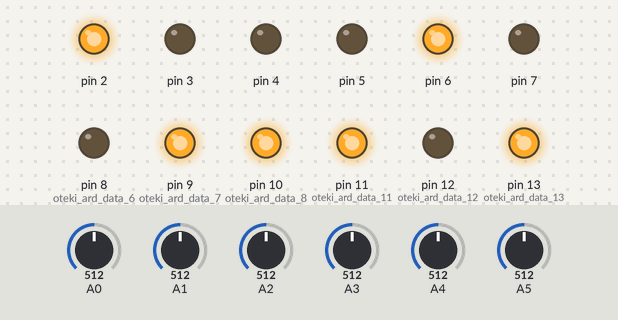
Recording of a sketch running on a simulated Arduino Uno, built with avr-gcc and run on an emulated ATmega328P. Parts: output pins drawn as LEDs (lit = HIGH). Inputs (shaded band) come from the test bench; at power-on: A1 = 512, A5 = 512, A0 = 512, A2 = 512, A3 = 512, A4 = 512.

Above: at 1.3 s.
1.4 s: A1 set to 465
2.9 s: A1 set to 436
At 4.2 s:
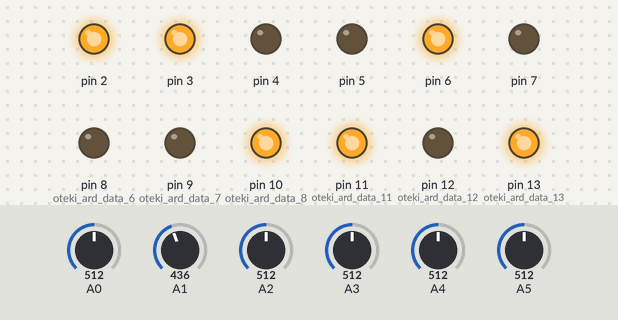
4.5 s: A5 set to 463
6.0 s: A5 set to 437
At 6.8 s:
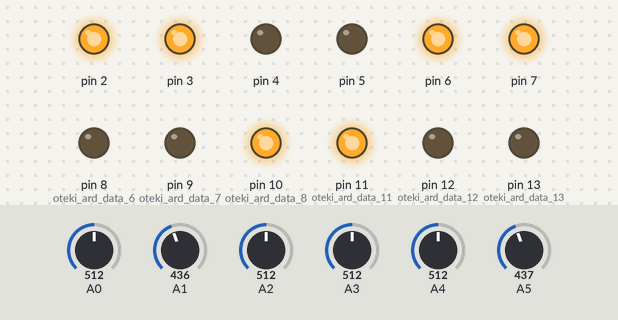
7.5 s: A0 set to 590
9.0 s: A0 set to 611
At 10.4 s:
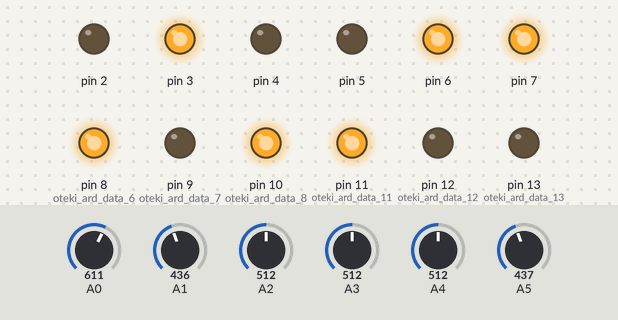
Timing chart, 0 to 11.5 s (numbered marks = the images above; inputs shaded):
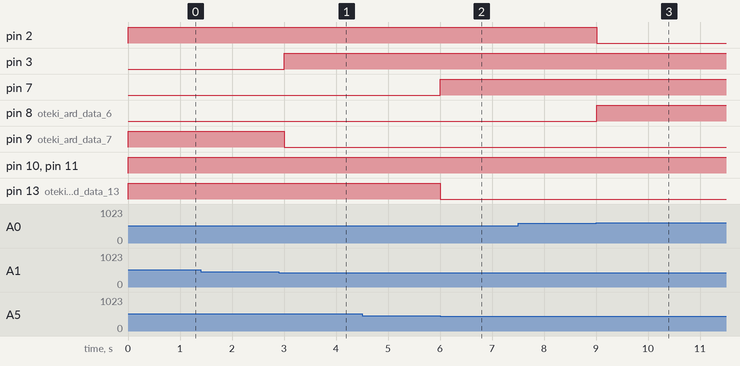

Measured:
- the behaviour switches between 450 and 449 on A1 (found by bisection; images 0 and 1)
- the behaviour switches between 450 and 449 on A5 (found by bisection; images 1 and 2)
- the behaviour switches between 599 and 600 on A0 (found by bisection; images 2 and 3)
- after the input at 1.4 s, every drawn part: stays the same
- after the input at 2.9 s, pin 3: LOW → HIGH after 0.11 s; pin 9 (oteki_ard_data_7): HIGH → LOW after 0.11 s
- after the input at 4.5 s, every drawn part: stays the same
- after the input at 6.0 s, pin 7: LOW → HIGH at once; pin 13 (oteki_ard_data_13): HIGH → LOW at once
- after the input at 7.5 s, every drawn part: stays the same
- after the input at 9.0 s, pin 2: HIGH → LOW at once; pin 8 (oteki_ard_data_6): LOW → HIGH at once

The sketch:

ARDUINO_1.ino
```cpp
int Park1 = 0;
int Park2 = 0;
int Park3 = 0;
int Park4 = 0;
int Park5 = 0;
int Park6 = 0;
int Park7 = 0;
int Park8 = 0;
int Park9 = 0;
int Park10 = 0;
int Giris0 = 0;

void setup()
{
   Serial.begin(9600);

  pinMode(2,OUTPUT);
  pinMode(3,OUTPUT);
  pinMode(4,OUTPUT);
  pinMode(5,OUTPUT);
  pinMode(6,OUTPUT);
  pinMode(7,OUTPUT);

  pinMode(8,OUTPUT); //oteki ard data 6
  pinMode(9,OUTPUT); //oteki ard data 7
  pinMode(10,OUTPUT); //oteki ard data 8
  pinMode(11,OUTPUT); //oteki ard data 11
  pinMode(12,OUTPUT); //oteki ard data 12
  pinMode(13,OUTPUT); //oteki ard data 13

digitalWrite(2,HIGH);
digitalWrite(3,HIGH);
digitalWrite(4,HIGH);
digitalWrite(5,HIGH);
digitalWrite(6,HIGH);
digitalWrite(7,HIGH);

}

void loop()
{

Park1 = analogRead(A0);
Park2 = analogRead(A1);
Park3 = analogRead(A2);
Park4 = analogRead(A3);
Park5 = analogRead(A4);
Park6 = analogRead(A5);

digitalWrite(2,HIGH);

if(Park1 >= 600)
{
  digitalWrite(2,LOW);
  digitalWrite(8,HIGH);
}
else
   {
   digitalWrite(2,HIGH);
digitalWrite(8,LOW);
}

if(Park2 >= 450)
{
  digitalWrite(3,LOW);
  digitalWrite(9,HIGH);
}
else
   {
   digitalWrite(3,HIGH);
   digitalWrite(9,LOW);
}

if(Park3 >= 300)
 {
  digitalWrite(4,LOW);
  digitalWrite(10,HIGH);
}
else
   {
   digitalWrite(4,HIGH);
   digitalWrite(10,LOW);
}

if(Park4 >= 300)
  {
  digitalWrite(5,LOW);
  digitalWrite(11,HIGH);
}
else
   {
   digitalWrite(5,HIGH);
   digitalWrite(11,LOW);
}

if(Park5 >= 974)
  {
  digitalWrite(6,LOW);
  digitalWrite(12,HIGH);
}
else
   {
   digitalWrite(6,HIGH);
   digitalWrite(12,LOW);
}

if(Park6 >= 450)
  {
  digitalWrite(7,LOW);
  digitalWrite(13,HIGH);
}
else
   {
   digitalWrite(7,HIGH);
   digitalWrite(13,LOW);
}


 delay(500);


}
```
